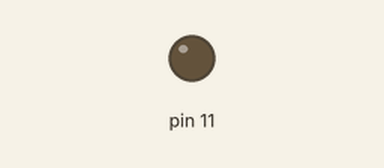
Bench run of a sketch on a simulated Arduino Uno, built with avr-gcc and run on an emulated ATmega328P. On the bench: output pins drawn as LEDs (lit = HIGH).

Above: at 0.05 s.
At 9.45 s:
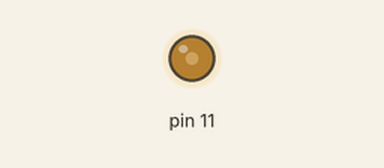
At 19.95 s:
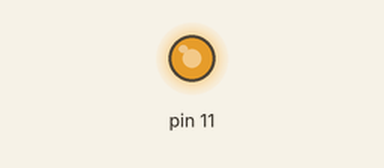
At 39.85 s:
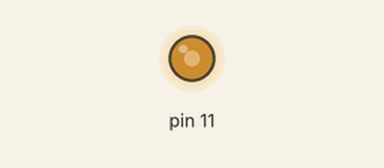
Timing chart, 0 to 40.0 s (numbered marks = the images above):
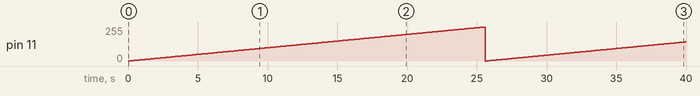

Measured:
- by itself, pin 11: 0/255 → 1/255 at 0.10 s, → 2/255 0.10 s later, → 3/255 0.10 s later, → 4/255 0.10 s later, … (399 changes in this stretch)

The sketch:

brightness.ino
```cpp
int brightness = 0;
void setup() {
  pinMode(11, OUTPUT);

}

void loop() {
   analogWrite(11 , brightness);
   delay(100);
   brightness++;
}
```
